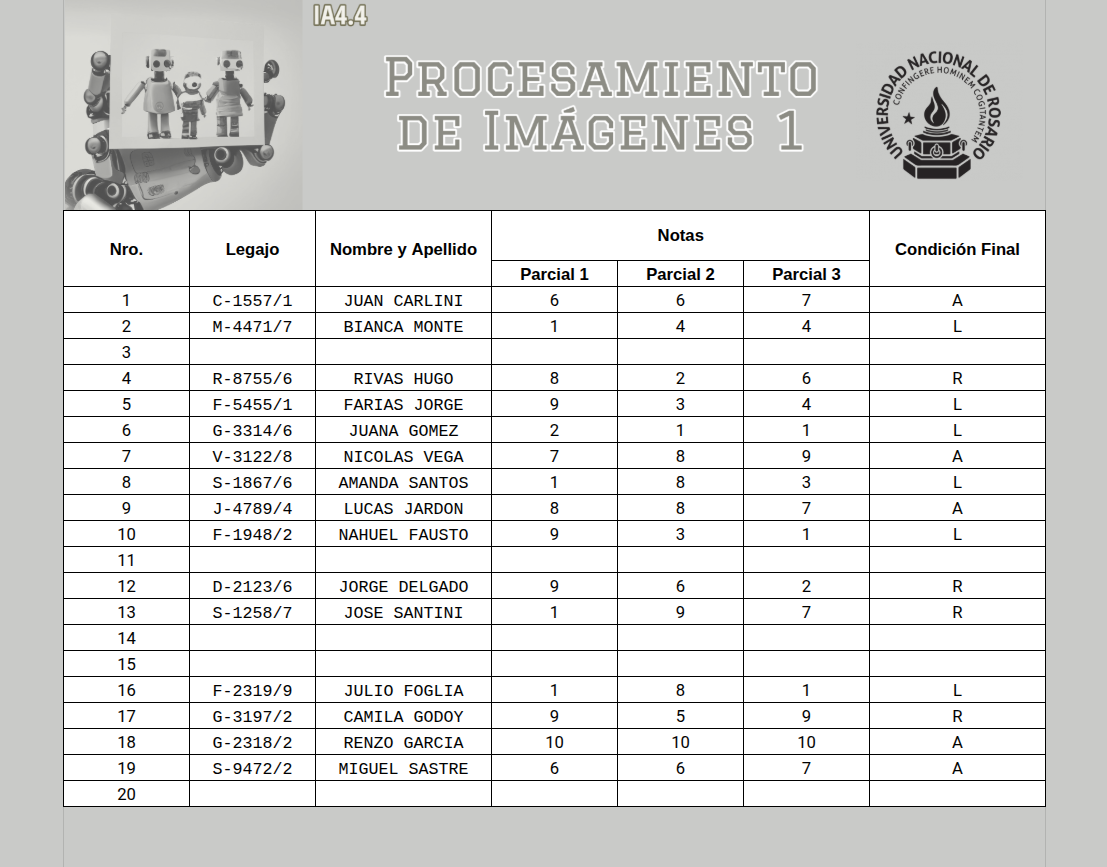
#> input picture grade_sheet_1.png, 1107 x 867 px
$ python TP1b.py   (older library calls are emulated)
#> lines starting #> are read from the running program, lines starting #| are printed output that depends on the picture; after the words box and inside, x2 and y2 are one past the last pixel; in counts of white or black regions, pixels touching at a corner belong together
import cv2
import numpy as np
import matplotlib.pyplot as plt

img = cv2.imread('grade_sheet_1.png', cv2.IMREAD_GRAYSCALE)
print(img.shape)
#| (867, 1107)
plt.imshow(img, cmap='gray')
plt.show()

img_th = img < 150   # True compara cada pixel con 150 si es menor: True(blanco), si es mayor: False(negro)
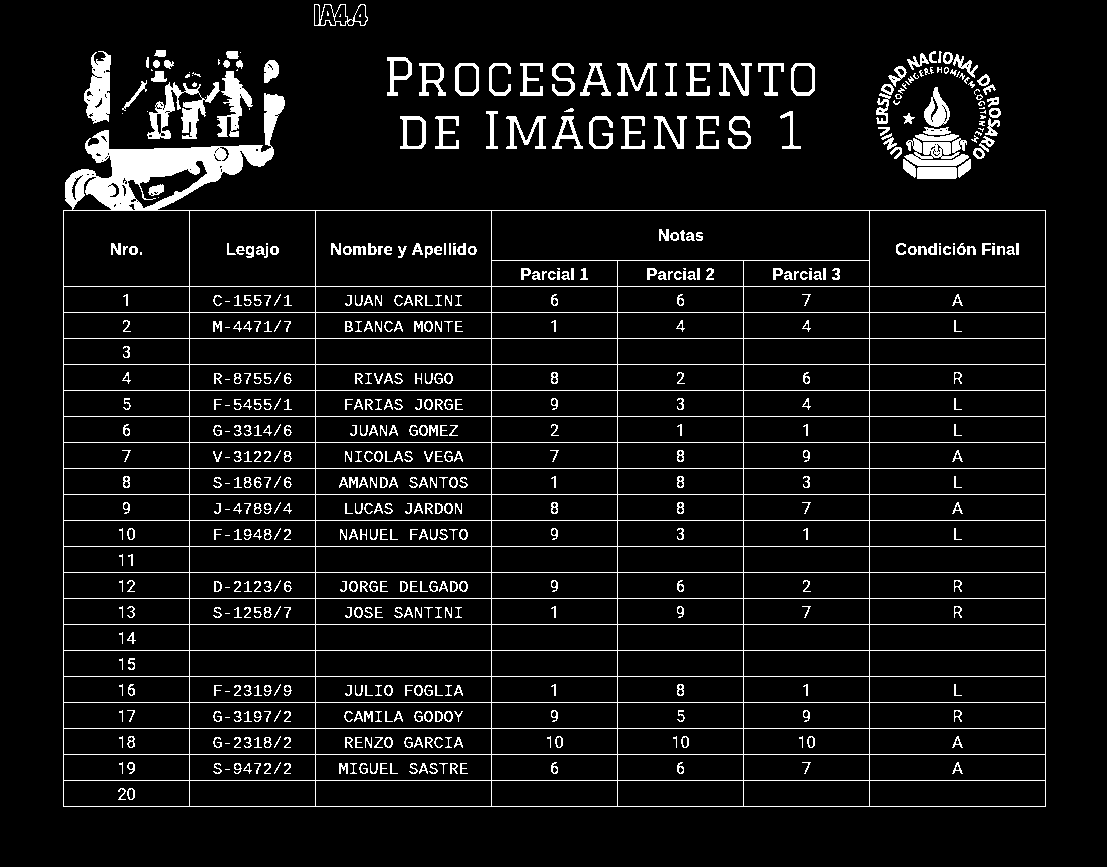
#> img_th: shape (867, 1107) bool; 7.2% white; 568 white regions (90 under 20 px), largest, box (x1, y1, x2, y2) and area: (63, 93, 1046, 807) 34133, (147, 82, 220, 139) 1569, (84, 51, 111, 124) 1272
plt.imshow(img_th, cmap='gray')
plt.show()

img_rows = np.sum(img_th, 1)   # suma cada fila: cuántos píxeles blancos tiene
#> img_rows = 867 values, max 983 at index 210, min 0 at index 0, mean 80.11
plt.plot(img_rows)
plt.title("Píxeles blancos por fila")
plt.xlabel("Número de fila")
plt.show()

'''
De 0 a 200 aprox.: es el encabezado de la planilla, con la imagen de los robots, el título "Procesamiento de Imágenes 1" y el logo.
Tiene bastantes píxeles oscuros, pero ninguna fila llega a ser una línea completa
Pico en ~210: es la línea de arriba de la tabla, donde empieza el encabezado "Nro., Legajo, Nombre y Apellido...".
Pico más bajo en ~260, que llega a ~380: es la línea que separa "Notas" de "Parcial 1, Parcial 2, Parcial 3".
Es más corta porque solo cruza esas tres columnas, no todo el ancho.
Desde ~285 hasta ~805: una seguidilla de picos altos, muy parejos y a distancias iguales. Son las líneas que separan los 20 registros.
Entre los picos, valores de ~100: es el texto de cada fila (el número de registro y lo que esté escrito).
Desde ~805 hasta ~900: es la línea que separa "Promedio" de "Final".
'''
img_rows_th = img_rows > 500   # True en las filas que son línea
filas_linea = np.where(img_rows_th)[0]   # números de esas filas
#> filas_linea = 22 values from 210 to 806
print(filas_linea)
#| [210 286 312 338 364 390 416 442 468 494 520 546 572 598 624 650 676 702
#|  728 754 780 806]

img_cols = np.sum(img_th, 0)   # suma cada columna
#> img_cols = 1107 values, max 663 at index 491, min 0 at index 0, mean 62.74
plt.plot(img_cols)
plt.title("Píxeles blancos por columna")
plt.xlabel("Número de columna")
plt.show()
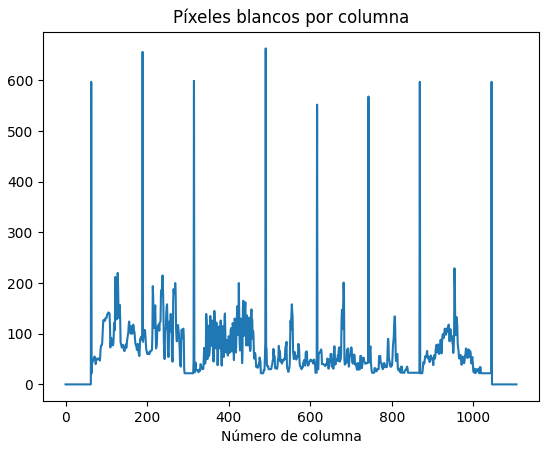
#> figure drawn by matplotlib, 1 panel; curve peaks at x = 491, y = 663

img_cols_th = img_cols > 400
columnas_linea = np.where(img_cols_th)[0]
#> columnas_linea = [63, 189, 315, 491, 617, 743, 869, 1045]
print(columnas_linea)
#| [  63  189  315  491  617  743  869 1045]

campos = ["Legajo", "Nombre y apellido", "Parcial 1", "Parcial 2", "Parcial 3", "Condición Final"]

fila_ini = filas_linea[1] + 1   # registro 1: debajo de la línea 286
#> fila_ini = 287
fila_fin = filas_linea[2]       # hasta la línea 312 (sin incluirla)
#> fila_fin = 312

plt.figure(figsize=(15, 3))
for i in range(6):
    col_ini = columnas_linea[i + 1] + 1
    col_fin = columnas_linea[i + 2]
    celda = img_th[fila_ini:fila_fin, col_ini:col_fin]
    plt.subplot(1, 6, i + 1)
    plt.imshow(celda, cmap='gray')
    plt.title(campos[i])
#> this loop made 6 passes
#> (col_ini, col_fin) on passes 1 to 6: (190, 315), (316, 491), (492, 617), (618, 743), (744, 869), (870, 1045)
plt.show()
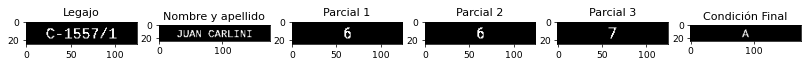
#> figure drawn by matplotlib, 6 panels

celda = img_th[fila_ini:fila_fin, columnas_linea[1] + 1:columnas_linea[2]]
celda = celda.astype(np.uint8)   # connectedComponents necesita números, no True/False

n, labels, stats, centroids = cv2.connectedComponentsWithStats(celda, 8, cv2.CV_32S)
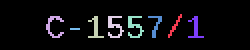
#> labels: shape (25, 125) int32 (shown 2 times larger); 9 distinct labels, from 0 to 8; one colour per label, 0 black
#> n = 9; stats = [[0, 0, 125, 25, 2900], [84, 7, 7, 12, 19], [23, 8, 9, 11, 35], [44, 8, 8, 11, 31], [54, 8, 8, 11, 39], [64, 8, 8, 11, 39], [74, 8, 7, 11, 26], [94, 8, 8, 11, 31], [35, 14, 5, 1, 5]]; centroids = [[61.96, 11.93], [87, 12.58], [26.46, 12.63], [47.26, 13.65], [56.79, 12.82], [66.79, 12.82], [77.46, 12.08], [97.26, 13.65], [37, 14]]
print("Cantidad de componentes:", n)
#| Cantidad de componentes: 9
print(stats)
#| [[   0    0  125   25 2900]
#|  [  84    7    7   12   19]
#|  [  23    8    9   11   35]
#|  [  44    8    8   11   31]
#|  [  54    8    8   11   39]
#|  [  64    8    8   11   39]
#> (further printed lines are left out)

caracteres = stats[1:]                            # sacamos el fondo
#> caracteres = [[84, 7, 7, 12, 19], [23, 8, 9, 11, 35], [44, 8, 8, 11, 31], [54, 8, 8, 11, 39], [64, 8, 8, 11, 39], [74, 8, 7, 11, 26], [94, 8, 8, 11, 31], [35, 14, 5, 1, 5]]
caracteres = caracteres[np.argsort(caracteres[:, 0])]   # ordenamos por x
#> caracteres = [[23, 8, 9, 11, 35], [35, 14, 5, 1, 5], [44, 8, 8, 11, 31], [54, 8, 8, 11, 39], [64, 8, 8, 11, 39], [74, 8, 7, 11, 26], [84, 7, 7, 12, 19], [94, 8, 8, 11, 31]]
for i in range(1, len(caracteres)):
    fin_anterior = caracteres[i - 1, 0] + caracteres[i - 1, 2]   # x + ancho
    hueco = caracteres[i, 0] - fin_anterior
    print("hueco:", hueco)
#> this loop made 7 passes
#> (fin_anterior, hueco) on passes 1 to 7: (32, 3), (40, 4), (52, 2), (62, 2), (72, 2), (81, 3), (91, 3)
#> (printed output is left out)

#No hay ningún hueco grande, así que el Legajo es una sola palabra

celda = img_th[fila_ini:fila_fin, columnas_linea[2] + 1:columnas_linea[3]].astype(np.uint8)
n, labels, stats, centroids = cv2.connectedComponentsWithStats(celda, 8, cv2.CV_32S)
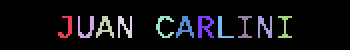
#> labels: shape (25, 175) int32 (shown 2 times larger); 12 distinct labels, from 0 to 11; one colour per label, 0 black
#> n = 12; stats = [[0, 0, 175, 25, 3973], [29, 8, 7, 11, 32], [39, 8, 8, 11, 38], [48, 8, 9, 11, 43], [59, 8, 7, 11, 40], [78, 8, 9, 11, 35], [88, 8, 9, 11, 43], [99, 8, 8, 11, 49], [109, 8, 8, 11, 28], [119, 8, 7, 11, 27], [129, 8, 7, 11, 40], [139, 8, 7, 11, 27]]; centroids = [[87.07, 11.89], [33.09, 13.41], [42.74, 13.61], [52.07, 13.19], [61.98, 12.9], [81.46, 12.63], [92.07, 13.19], [101.9, 12.71], [110.4, 14.07], [122, 13], [132, 12.9], [142, 13]]
print("Componentes:", n)
#| Componentes: 12

caracteres = stats[1:]                            # sacamos el fondo
#> caracteres = [[29, 8, 7, 11, 32], [39, 8, 8, 11, 38], [48, 8, 9, 11, 43], [59, 8, 7, 11, 40], [78, 8, 9, 11, 35], [88, 8, 9, 11, 43], [99, 8, 8, 11, 49], [109, 8, 8, 11, 28], [119, 8, 7, 11, 27], [129, 8, 7, 11, 40], [139, 8, 7, 11, 27]]
caracteres = caracteres[np.argsort(caracteres[:, 0])]   # ordenamos por x
for i in range(1, len(caracteres)):
    fin_anterior = caracteres[i - 1, 0] + caracteres[i - 1, 2]   # x + ancho
    hueco = caracteres[i, 0] - fin_anterior
    print("hueco:", hueco)
#> this loop made 10 passes
#> (fin_anterior, hueco) on passes 1 to 8: (36, 3), (47, 1), (57, 2), (66, 12), (87, 1), (97, 2), (107, 2), (117, 2)
#> (printed output is left out)


'''''
10 huecos (11 letras), todos de entre 1 y 3 píxeles, salvo uno de 12. Ese es el espacio entre el nombre y el apellido,
 así que el Nombre y Apellido son dos palabras
Un umbral de 6 separa bien los dos casos, con margen de los dos lados:
 Hueco menor o igual a 6: siguiente letra de la misma palabra.
 Hueco mayor a 6: empieza una palabra nueva.
'''''

cant_caracteres = n - 1   # sacamos el fondo
#> cant_caracteres = 11
cant_espacios = 0
for i in range(1, len(caracteres)):
    fin_anterior = caracteres[i - 1, 0] + caracteres[i - 1, 2]
    hueco = caracteres[i, 0] - fin_anterior
    if hueco > 6:
        cant_espacios = cant_espacios + 1
#> this loop made 10 passes
#> (fin_anterior, hueco, cant_espacios) on pass 4: (66, 12, 1)
#> after the loop, cant_espacios = 1

cant_palabras = cant_espacios + 1
#> cant_palabras = 2
print("Caracteres:", cant_caracteres, "- Palabras:", cant_palabras)
#| Caracteres: 11 - Palabras: 2

#La cantidad de palabras es la cantidad de espacios más uno: con un espacio hay dos palabras, con cero espacios hay una.
#Para JUAN CARLINI debería imprimir Caracteres: 11 - Palabras: 2

def contar(celda):
    celda = celda.astype(np.uint8)
    n, labels, stats, centroids = cv2.connectedComponentsWithStats(celda, 8, cv2.CV_32S)
    caracteres = stats[1:]
    caracteres = caracteres[np.argsort(caracteres[:, 0])]
    cant_espacios = 0
    for i in range(1, len(caracteres)):
        fin_anterior = caracteres[i - 1, 0] + caracteres[i - 1, 2]
        hueco = caracteres[i, 0] - fin_anterior
        if hueco > 6:
            cant_espacios = cant_espacios + 1
    cant_letras = n - 1
    if cant_letras == 0:
        return 0, 0
    return cant_letras, cant_espacios + 1

for i in range(6):
    celda = img_th[fila_ini:fila_fin, columnas_linea[i + 1] + 1:columnas_linea[i + 2]]
    print(campos[i], contar(celda))
#> this loop made 6 passes
#> (n in contar, stats in contar, centroids in contar, cant_letras in contar) on passes 3 to 6: (2, [[0, 0, 125, 25, 3079], [59, 7, 7, 12, 46]], [[62, 11.99], [61.8, 12.8]], 1), (2, [[0, 0, 125, 25, 3079], [59, 7, 7, 12, 46]], [[62, 11.99], [61.8, 12.8]], 1), (2, [[0, 0, 125, 25, 3096], [58, 7, 9, 12, 29]], [[62, 12.01], [62.48, 11.1]], 1), (2, [[0, 0, 175, 25, 4328], [82, 7, 11, 12, 47]], [[87, 11.99], [87.02, 13.19]], 1)
#> (printed output is left out)
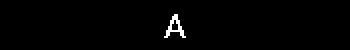
#> celda: shape (25, 175) bool (shown 2 times larger); 1.1% white in thin lines or dots, all inside (x1, y1, x2, y2) = (82, 7, 93, 19)


def validar(campo, cant_caracteres, cant_palabras):
    if campo == "Legajo":
        ok = cant_caracteres == 8 and cant_palabras == 1
    elif campo == "Nombre y apellido":
        ok = cant_palabras >= 2 and cant_caracteres <= 12
    elif campo == "Condición Final":
        ok = cant_caracteres == 1
    else:   # Parcial 1, 2 y 3
        ok = cant_palabras == 1 and 1 <= cant_caracteres <= 2
    if ok:
        return "OK"
    return "MAL"

print("> Registro 1:")
for i in range(6):
    celda = img_th[fila_ini:fila_fin, columnas_linea[i + 1] + 1:columnas_linea[i + 2]]
    cant_caracteres, cant_palabras = contar(celda)
    print(">", campos[i] + ":", validar(campos[i], cant_caracteres, cant_palabras))
#> this loop made 6 passes
#> (n in contar, stats in contar, centroids in contar, cant_letras in contar, cant_caracteres, cant_palabras) on passes 3 to 6: (2, [[0, 0, 125, 25, 3079], [59, 7, 7, 12, 46]], [[62, 11.99], [61.8, 12.8]], 1, 1, 1), (2, [[0, 0, 125, 25, 3079], [59, 7, 7, 12, 46]], [[62, 11.99], [61.8, 12.8]], 1, 1, 1), (2, [[0, 0, 125, 25, 3096], [58, 7, 9, 12, 29]], [[62, 12.01], [62.48, 11.1]], 1, 1, 1), (2, [[0, 0, 175, 25, 4328], [82, 7, 11, 12, 47]], [[87, 11.99], [87.02, 13.19]], 1, 1, 1)
#> (printed output is left out)

resultados = []
for r in range(1, len(filas_linea) - 1):
    fila_ini = filas_linea[r] + 1
    fila_fin = filas_linea[r + 1]
    print("> Registro", str(r) + ":")
    fila_resultado = []
    for i in range(6):
        celda = img_th[fila_ini:fila_fin, columnas_linea[i + 1] + 1:columnas_linea[i + 2]]
        cant_caracteres, cant_palabras = contar(celda)
        estado = validar(campos[i], cant_caracteres, cant_palabras)
        print(">", campos[i] + ":", estado)
        fila_resultado.append(estado)
    resultados.append(fila_resultado)
    print(">")
#> this loop made 20 passes
#> (fila_ini, fila_fin) on passes 1, 2, 4, 5: (287, 312), (313, 338), (365, 390), (391, 416)
#> (printed output is left out)
#> celda: shape (25, 175) bool; every value is 0

revisar = [3, 8, 10, 11, 12, 14, 15, 19, 20]
plt.figure(figsize=(10, 8))
for k, r in enumerate(revisar):
    fila_ini = filas_linea[r] + 1
    fila_fin = filas_linea[r + 1]
    celda = img_th[fila_ini:fila_fin, columnas_linea[2] + 1:columnas_linea[3]]
    print("Registro", r, "- Nombre (caracteres, palabras):", contar(celda))
    plt.subplot(len(revisar), 1, k + 1)
    plt.imshow(img[fila_ini:fila_fin, columnas_linea[1]:columnas_linea[7]], cmap='gray')
    plt.ylabel(r, rotation=0)
    plt.xticks([]); plt.yticks([])
#> this loop made 9 passes
#| Registro 3 - Nombre (caracteres, palabras): (0, 0)
#| Registro 8 - Nombre (caracteres, palabras): (12, 2)
#| Registro 10 - Nombre (caracteres, palabras): (12, 2)
#| Registro 11 - Nombre (caracteres, palabras): (0, 0)
#| Registro 12 - Nombre (caracteres, palabras): (12, 2)
#> (further printed lines are left out)

plt.show()
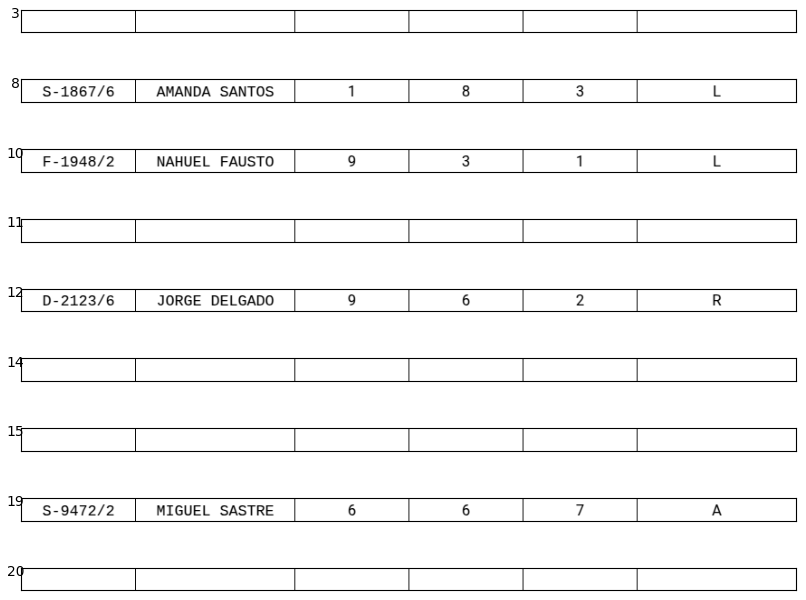
#> figure drawn by matplotlib, 9 panels

$ run again, with grade_sheet_4.png copied over grade_sheet_1.png
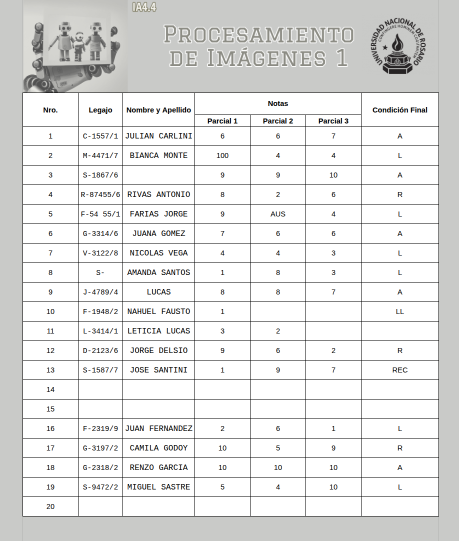
#> input picture grade_sheet_4.png, 917 x 1082 px (shown at 1/2 size)
#| (1082, 917)
#> `img_th = img < 150`:
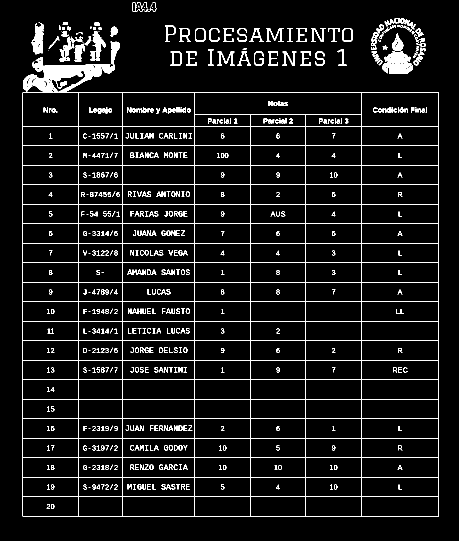
#> img_th: shape (1082, 917) bool (shown at 1/2 size); 6.1% white; 598 white regions (96 under 20 px), largest, box (x1, y1, x2, y2) and area: (45, 82, 878, 1033) 31115, (765, 102, 825, 147) 1483, (63, 45, 87, 109) 976
#> img_rows = 1082 values, max 833 at index 185, min 0 at index 0, mean 56.15
#> filas_linea = 22 values from 185 to 1032
#| [ 185  252  291  330  369  408  447  486  525  564  603  642  681  720
#|   759  798  837  876  915  954  993 1032]
#> img_cols = 917 values, max 900 at index 156, min 0 at index 0, mean 66.26
#> columnas_linea = [45, 156, 245, 389, 500, 611, 722, 877]
#| [ 45 156 245 389 500 611 722 877]
#> `fila_ini = filas_linea[1] + 1`: fila_ini = 253
#> `fila_fin = filas_linea[2]`: fila_fin = 291
#> the loop `for i in range(6):` made 6 passes
#> (col_ini, col_fin) on passes 1 to 6: (157, 245), (246, 389), (390, 500), (501, 611), (612, 722), (723, 877)
#> `n, labels, stats, centroids = cv2.connectedComponentsWithStats(celda, ..`: n = 9; stats = [[0, 0, 88, 38, 3164], [63, 13, 6, 11, 16], [10, 14, 7, 10, 29], [27, 14, 8, 10, 22], [36, 14, 7, 10, 32], [45, 14, 7, 10, 35], [54, 14, 7, 10, 20], [71, 14, 8, 10, 22], [20, 19, 4, 1, 4]]; centroids = [[43.49, 18.51], [65.5, 18], [12.28, 18.38], [30.41, 18.86], [39.22, 18.31], [47.74, 18.34], [57.15, 17.2], [74.41, 18.86], [21.5, 19]]
#| Cantidad de componentes: 9
#| [[   0    0   88   38 3164]
#|  [  63   13    6   11   16]
#|  [  10   14    7   10   29]
#|  [  27   14    8   10   22]
#|  [  36   14    7   10   32]
#|  [  45   14    7   10   35]
#> (further printed lines are left out)
#> `caracteres = stats[1:]`: caracteres = [[63, 13, 6, 11, 16], [10, 14, 7, 10, 29], [27, 14, 8, 10, 22], [36, 14, 7, 10, 32], [45, 14, 7, 10, 35], [54, 14, 7, 10, 20], [71, 14, 8, 10, 22], [20, 19, 4, 1, 4]]
#> `caracteres = caracteres[np.argsort(caracteres[:, 0])]`: caracteres = [[10, 14, 7, 10, 29], [20, 19, 4, 1, 4], [27, 14, 8, 10, 22], [36, 14, 7, 10, 32], [45, 14, 7, 10, 35], [54, 14, 7, 10, 20], [63, 13, 6, 11, 16], [71, 14, 8, 10, 22]]
#> the loop `for i in range(1, len(caracteres)):` made 7 passes
#> (fin_anterior, hueco) on passes 1 to 7: (17, 3), (24, 3), (35, 1), (43, 2), (52, 2), (61, 2), (69, 2)
#> (printed output is left out)
#> `n, labels, stats, centroids = cv2.connectedComponentsWithStats(celda, ..`: n = 14; stats = 14 rows, first 6: [0, 0, 143, 38, 4947], [5, 13, 7, 11, 30], [15, 13, 7, 11, 39], [25, 13, 7, 11, 27], [34, 13, 7, 11, 34], [43, 13, 9, 11, 42]; centroids = 14 rows, first 8: [70.96, 18.53], [9.33, 18.13], [18.41, 18.64], [26.15, 18.93], [37.21, 18], [46.95, 18.31], [56.47, 17.86], [75.12, 17.74]
#| Componentes: 14
#> `caracteres = stats[1:]`: caracteres = 13 rows, first 6: [5, 13, 7, 11, 30], [15, 13, 7, 11, 39], [25, 13, 7, 11, 27], [34, 13, 7, 11, 34], [43, 13, 9, 11, 42], [53, 13, 8, 11, 58]
#> the loop `for i in range(1, len(caracteres)):` made 12 passes
#> (fin_anterior, hueco) on passes 1 to 8: (12, 3), (22, 3), (32, 2), (41, 2), (52, 1), (61, 11), (80, 1), (91, 1)
#> (printed output is left out)
#> `cant_caracteres = n - 1`: cant_caracteres = 13
#> after the loop `for i in range(1, len(caracteres)):`: cant_espacios = 1
#> `cant_palabras = cant_espacios + 1`: cant_palabras = 2
#| Caracteres: 13 - Palabras: 2
#> the loop `for i in range(6):` made 6 passes
#> (printed output is left out)
#> the loop `for i in range(6):` made 6 passes
#> (cant_caracteres, cant_palabras) on passes 3 to 6: (1, 1), (1, 1), (1, 1), (1, 1)
#> (printed output is left out)
#> the loop `for r in range(1, len(filas_linea) - 1):` made 20 passes
#> (fila_ini, fila_fin) on passes 1 to 4: (253, 291), (292, 330), (331, 369), (370, 408)
#> (printed output is left out)
#> the loop `for k, r in enumerate(revisar):` made 9 passes
#| Registro 3 - Nombre (caracteres, palabras): (0, 0)
#| Registro 8 - Nombre (caracteres, palabras): (12, 2)
#| Registro 10 - Nombre (caracteres, palabras): (12, 2)
#| Registro 11 - Nombre (caracteres, palabras): (12, 2)
#| Registro 12 - Nombre (caracteres, palabras): (11, 2)
#> (further printed lines are left out)
#> pass 2, in contar (call 134), `n, labels, stats, centroids = cv2.connectedComponentsWithStats(celda, ..`:
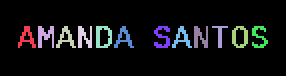
#> labels: shape (38, 143) int32 (shown 2 times larger); 13 distinct labels, from 0 to 12; one colour per label, 0 black
